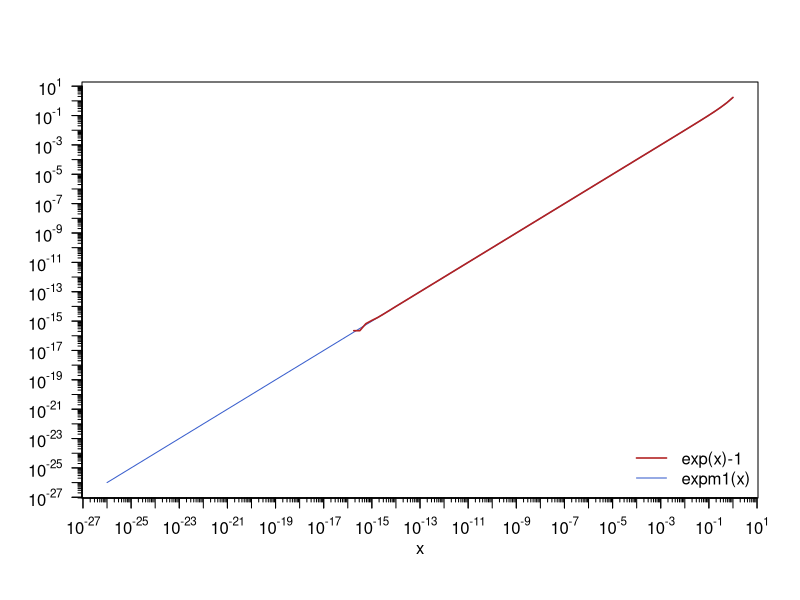
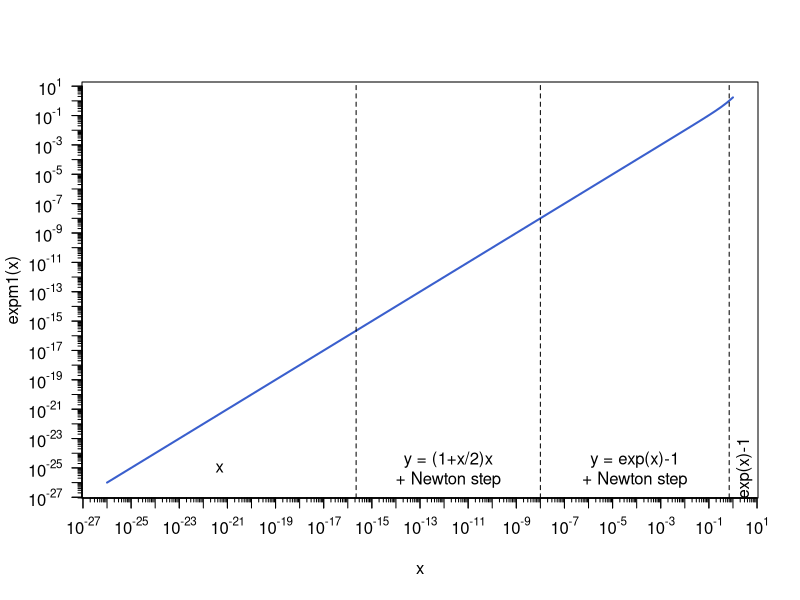

Recreate these plots in R, in order.
## By Marius Hofert

## This illustrates a potential numerical issue when evaluating exp(x)-1
## appearing in the loss operator in a standard stock portfolio;
## see MFE (2015, Example 2.1).


### Setup ######################################################################

library(sfsmisc) # for eaxis()


### Investigating exp(x)-1 vs expm1(x) #########################################

x <- 10^seq(-26, 0, by = 0.25) # sequence of x values
y <- exp(x)-1 # numerically critical for |x| ~= 0
y. <- expm1(x) # numerically more stable

## Plot exp(x)-1 vs expm1(x) near 0
plot(x, y., type = "l", log = "xy", # expm1(x)
     col = "royalblue3", ann = FALSE, xaxt = "n", yaxt = "n")
mtext(1, text = "x", line = 2) # x-axis label
eaxis(1, f.smalltcl = 2/5) # x-axis
eaxis(2, f.smalltcl = 2/5) # y-axis
lines(x, y, col = "firebrick", lwd = 1.6) # exp(x)-1
legend("bottomright", legend = c("exp(x)-1", "expm1(x)"), bty = "n",
       lty = c(1,1), lwd = c(1.6,1), col = c("firebrick", "royalblue3")) # legend


### Illustrating how expm1(x) works ############################################

## Note that this is how expm1() worked < 3.5.0 (where ./src/nmath/expm1.c
## existed). For >= 3.5.0, expm1() is taken from gcc and also more complicated.
plot(x, y., type = "l", lwd = 2, log = "xy", col = "royalblue3",
     xlab = "x", ylab = "expm1(x)", xaxt = "n", yaxt = "n") # expm1(x)
eaxis(1, f.smalltcl = 2/5) # x-axis
eaxis(2, f.smalltcl = 2/5) # y-axis
ypos <- 1e-25 # y-axis height for labels
## Right-most part (non-critical)
text(x = 3, y = ypos, "exp(x)-1", srt = 90)
## Middle-right part (improvement via Newton step)
text(x = 10^(-(8+0.1681302)/2), y = ypos, "y = exp(x)-1\n+ Newton step")
abline(v = 0.697, lty = 2)
## Middle-left part (improvement via Taylor approximation + Newton step)
text(x = 10^(-(15.65356+8)/2), y = ypos, "y = (1+x/2)x\n+ Newton step")
abline(v = 1e-8, lty = 2)
## Left-most part (improvement via the identity, so again Taylor)
text(x = 10^(-(27+15.65356)/2), y = ypos, "x")
abline(v = .Machine$double.eps, lty = 2) # smallest floating-point number x > 0 s.t. 1 + x != 1
